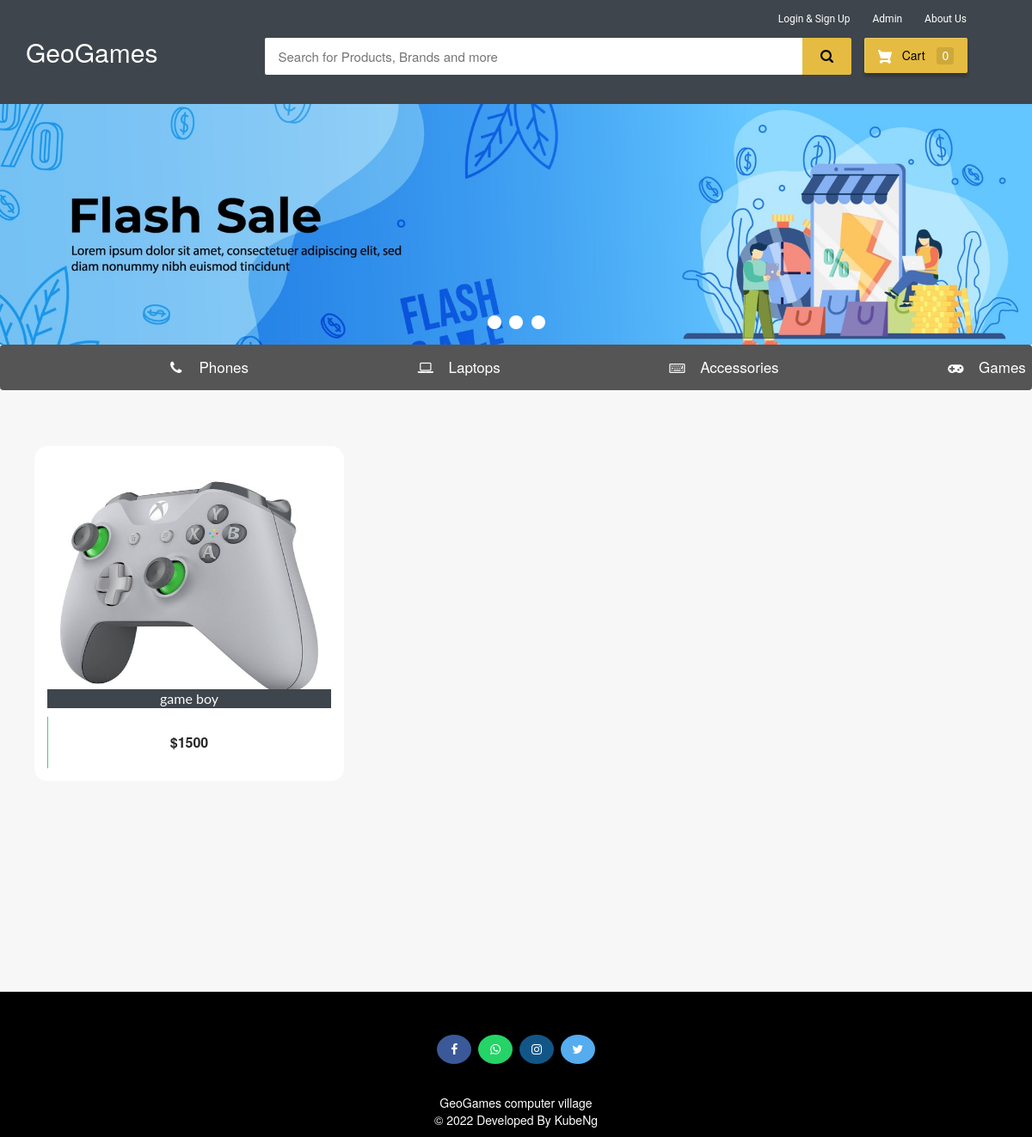
The page /customer-game on the database its author committed.
### ecom/models.py (models this page shows, shortened)
class Product_game(models.Model):
    name=models.CharField(max_length=40)
    product_image= models.ImageField(upload_to='product_image/',null=True,blank=True)
    price = models.PositiveIntegerField()
    description=models.CharField(max_length=40)

### ecom/views.py (the view)
# urls.py: path('customer-game', views.customer_home_view_game,name='customer-game'),
def customer_home_view_game(request):
    product_game=models.Product_game.objects.all()
    if 'product_ids' in request.COOKIES:
        product_ids = request.COOKIES['product_ids']
        counter=product_ids.split('|')
        product_count_in_cart=len(set(counter))
    else:
        product_count_in_cart=0
    return render(request,'ecom/customer_game.html',{'product_game':product_game,'product_count_in_cart':product_count_in_cart})

### templates/ecom/customer_game.html (shortened to what this page needs)
{% extends 'ecom/homebase.html' %}
{% load static %}
{% block content %}
<div class="row">
  <div class="col-md-12">
    <div class="slider-container">
      <div class="menu">
        <label for="slide-dot-1"></label>
        <label for="slide-dot-2"></label>
        <label for="slide-dot-3"></label>
      </div>
        <div class="slide slide-1"></div>
    </div>
  </div>
</div>
{% include "ecom/tab.html" %}
{%if product_game%}
<br>
  <div class="row">
      {% for p in product_game %}
      <div class="column">
      <div class="container page-wrapper" style="width: 450px;">
        <div class="page-inner">
          <div class="row">
            <div class="el-wrapper">
              <div class="box-up">
                <img class="img" src="{% static p.product_image.url %}" alt="product pic" height="300px" width="300px">
                <div class="img-info">
                  <div class="info-inner">
                    <span style="background-color:#3e454c; color:fbfbfb;"class="p-company">{{p.name}}</span>
                  </div>
                </div>
              </div>
              <div class="box-down">
                <a class="cart" href="{% url 'add-to-cart' p.id  %}">
                  <span class="price">${{p.price}}</span>
                  <span class="add-to-cart">
                    <span class="txt"><i class="fa fa-shopping-cart"></i> Add To Cart</span>
                  </span>
                </a>
              </div>
            </div>
          </div>
        </div>
      </div>
      </div>
  {% endfor %}
</div>
{%else%}
<h3 style="text-align:center; color:#3E454C;">No Search Found</h3>
{%endif%}
<br><br><br>
<br><br><br><br><br><br><br><br><br><br><br><br>
{% endblock content %}

### templates/ecom/homebase.html (style rules this page uses)
body { background-color: #f7f7f7; }
.menu { cursor: pointer }
.fa { padding: 10px; font-size: 23px; width: 40px; text-align: center; text-decoration: none; margin: 5px 2px; border-radius: 50%; }
a { border-radius: 50px }

### rows shown on the page
Product_game: product_image (picture), name "game boy", price "1500"

### other values the page prints
{{ product_count_in_cart }} "0"
